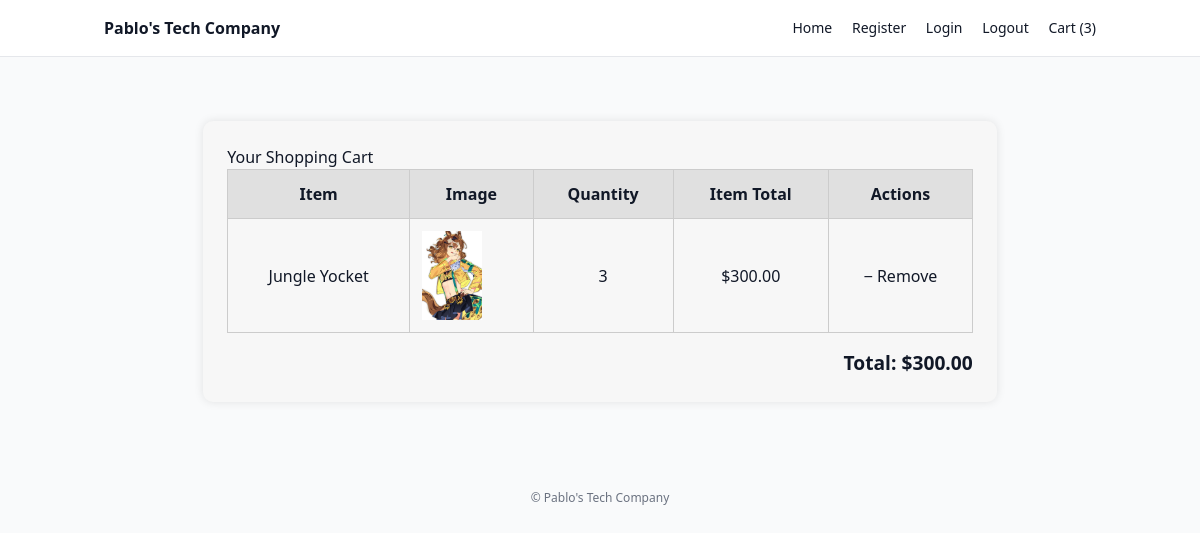
The page /cart/ (signed in) on the database as committed earlier.
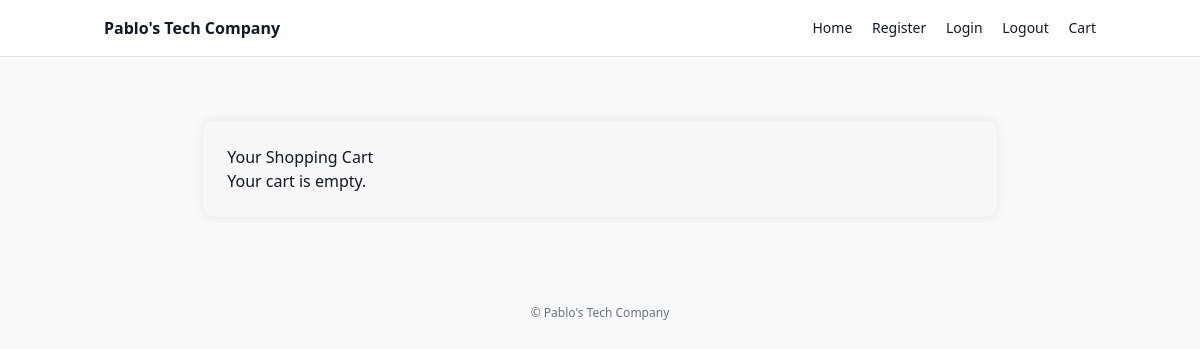
The same page on the database as committed later.
### core/models.py (models this page shows, shortened)
class CartOrderItems(models.Model):
    order = models.ForeignKey(CartOrder, on_delete=models.CASCADE)
    invoice_no = models.CharField(max_length=100)
    product_status = models.CharField(max_length=200)
    item = models.CharField(max_length=200)
    image = models.CharField(max_length=200)
    qty = models.IntegerField(default=0)
    price = models.DecimalField(max_digits=10, decimal_places=2, default=0.00)
    total = models.DecimalField(max_digits=10, decimal_places=2, default=0.00)
    class Meta:
        verbose_name_plural = "Cart Order Items"

### core/views.py (the view)
# urls.py: path('cart/', views.cart_view, name='cart'),
def cart_view(request):
    if not request.user.is_authenticated:
        return redirect('login')
    order, _ = CartOrder.objects.get_or_create(user=request.user, paid_status=False)
    items = CartOrderItems.objects.filter(order=order)
    total_price = sum(i.total for i in items)
    context = {'items': items, 'total_price': total_price}
    return render(request, 'core/cart.html', context)

### core/context_processors.py (called while the page is built)
def cart_count(request):
    if request.user.is_authenticated:
        order, created = CartOrder.objects.get_or_create(user=request.user, paid_status=False)
        total_qty = CartOrderItems.objects.filter(order=order).aggregate(total_qty=Sum('qty'))['total_qty'] or 0
        return {'cart_count': total_qty}
    return {'cart_count': 0}

### templates/core/cart.html (shortened to what this page needs)
{% extends "core/base.html" %}
{% load static %}
{% block content %}
<div class="cart-container">
    <h2>Your Shopping Cart</h2>
    {% if items %}
    <table class="cart-table">
        <thead>
            <tr>
                <th>Item</th>
                <th>Image</th>
                <th>Quantity</th>
                <th>Item Total</th>
                <th>Actions</th>
            </tr>
        </thead>
        <tbody>
            {% for item in items %}
            <tr id="cart-item-{{ item.id }}">
                <td>{{ item.item }}</td>
                <td>
                    {% if item.image %}
                        <img src="{{ item.image }}" alt="{{ item.item }}" width="60" height="60">
                    {% else %}
                        <img src="{% static 'images/default.png' %}" alt="No image" width="60" height="60">
                    {% endif %}
                </td>
                <td>{{ item.qty }}</td>
                <td>${{ item.total }}</td>
                <td>
                    <button class="cart-item-button" data-item-id="{{ item.id }}" data-action="decrease">−</button>
                    <button class="cart-item-button" data-item-id="{{ item.id }}" data-action="remove">Remove</button>
                </td>
            </tr>
            {% endfor %}
        </tbody>
    </table>
    <div class="cart-summary">
        <p><strong>Total:</strong> $<span id="cart-total">{{ total_price }}</span></p>
    </div>
    {% else %}
    <p>Your cart is empty.</p>
    {% endif %}
</div>
{% endblock %}

Rows that differ between the two databases and show on the page:
removed CartOrderItems: item "Jungle Yocket", qty "3", total "300.00"
Other text that changed with them:
{{ cart_count }}: "3" → (not shown)
{{ total_price }}: "300.00" → (not shown)
text no longer shown: "( ) Item Image Quantity Item Total Actions Total: $"
text now shown: "Your cart is empty."
